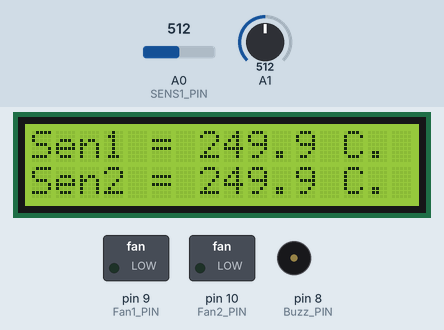
Bench run of a sketch on a simulated Arduino Uno, built with avr-gcc and run on an emulated ATmega328P. Parts: 16×2 character LCD, switched loads named in the sketch (green lamp = pin HIGH), buzzer (waves = sounding, pin HIGH). Inputs (shaded band) come from the test bench; at power-on: A0 (SENS1_PIN) = 512, A1 = 512. What the sketch prints to the serial monitor is not drawn.

Above: at 2.2 s.
2.3 s: A0 (SENS1_PIN) set to 69
At 3.0 s:
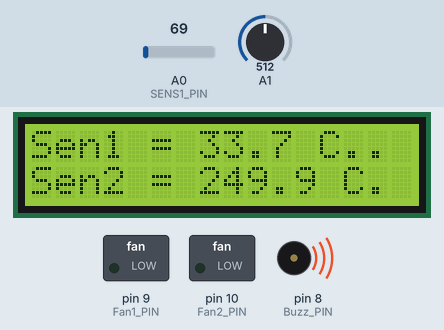
4.7 s: A0 (SENS1_PIN) set to 58
At 7.1 s:
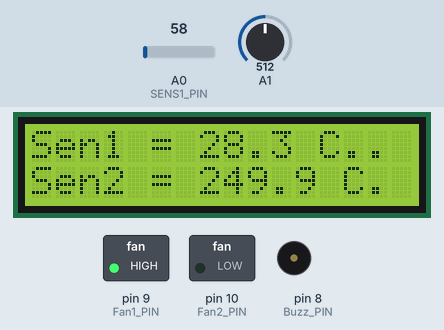
9.6 s: A1 set to 64
At 10.88 s:
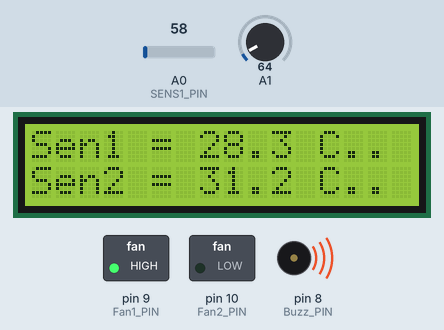
12.5 s: A1 set to 53
At 14.8 s:
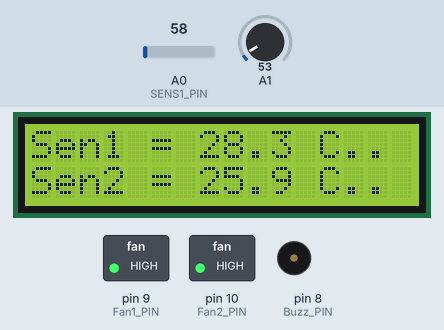
15.1 s: A0 (SENS1_PIN) set to 122
At 16.8 s:
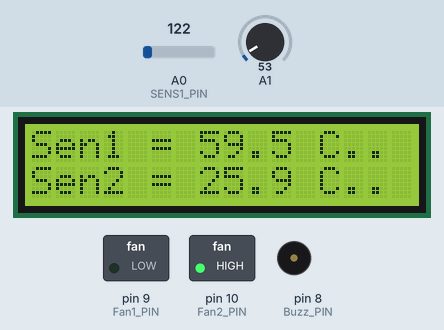
20.1 s: A1 set to 306
At 21.62 s:
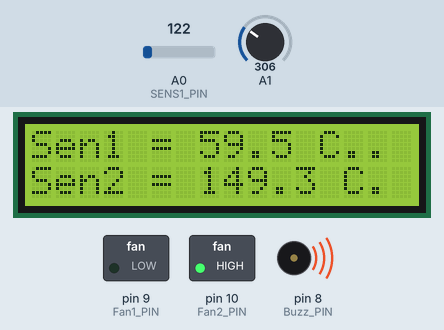
Timing chart, 0 to 23.9 s (numbered marks = the images above; inputs shaded):
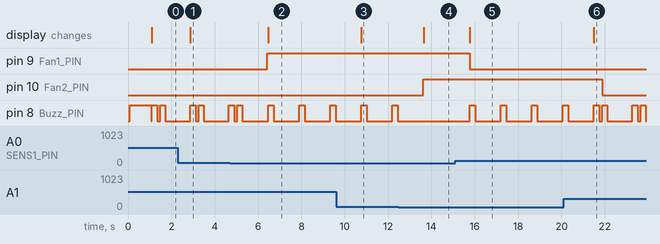

Measured:
- the behaviour switches between 64 and 63 on A0 (SENS1_PIN) (found by bisection; images 1 and 2)
- the behaviour switches between 60 and 59 on A1 (found by bisection; images 3 and 4)
- after the input at 2.3 s, the display: changes after 0.58 s (image 1)
- after the input at 4.7 s, pin 9 (Fan1_PIN): LOW → HIGH after 1.7 s; the display: changes after 1.8 s (image 2)
- after the input at 9.6 s, the display: changes after 1.2 s (image 3)
- after the input at 12.5 s, pin 10 (Fan2_PIN): LOW → HIGH after 1.1 s; pin 8 (Buzz_PIN): stays LOW (without the input it goes to HIGH after 1.1 s); the display: changes after 1.2 s (image 4)
- after the input at 15.1 s, pin 9 (Fan1_PIN): HIGH → LOW after 0.67 s; pin 8 (Buzz_PIN): alternates HIGH for 0.25 s and LOW for 1.2 s, starting after 0.67 s; the display: changes after 0.67 s (image 5)
- after the input at 20.1 s, pin 10 (Fan2_PIN): HIGH → LOW after 1.8 s; the display: changes after 1.4 s (image 6)

The sketch:

temp_sensor_with_fans.ino
```cpp
/*
	temperature sensing robot that sends the info back to
	an app using bluetooth, connected to a fan and a light
	the will operate or change color based on temperatue.
	the app also has an indicator for the fan and the light.
	temperature will also be displayed on LCD
*/


/*Symbol list:
 * RECIEVE from app:
 * 'A' -> sensor one ON
 * 'S' -> sensor one OFF
 * 'B' -> sensor two ON
 * 'l' -> sensor two OFF
 * repeat send every 50ms.
 * repeat send whilst switch is on.
 *
 * SEND to app:
 * 'A' -> send sensor1 temperature to textbox and gauge
 * 'B' -> send sensor2 temperature to textbox and gauge
 * 'a' -> send color to sensor1 lightbulb (g - good, o - medium, r - high)
 * 'b' -> send color to sensor2 lightbulb (g - good, o - medium, r - high)
 * 'F' -> send color to Fan1 (g - ON, w - OFF)
 * 'f' -> send color to Fan2 (g - ON, w - OFF)
 *
 * Gauge settings:
 * min text = 0
 * max text = 60
 * min value = 0
 * max value = 60
 * major devisions = 6
 * sub devisions = 5
 * current value = 0
 */

#include <SoftwareSerial.h>
#include <Wire.h>
#include <LiquidCrystal_I2C.h>
#define SENS1_PIN  A0
#define SENS1_PIN  A1
#define Buzz_PIN  8
#define Fan1_PIN  9
#define Fan2_PIN  10
#define MaxTmpr1  31
#define MaxTmpr2  29
#define MedTmpr1 26
#define MedTmpr2 24

String str="";
int Sen1On = 0; // 1 if senor1 is on, 0 if its off
int Sen2On = 0; // 1 if senor2 is on, 0 if its off
// Set the LCD address to 0x3f for a 16 chars and 2 line display
LiquidCrystal_I2C lcd(0x27,16,2);
// Set the BT address
SoftwareSerial BT(11, 12); // RX, TX

void setup()
{
  lcd.init();
  lcd.backlight();
  lcd.print("Hello, Romio!");
  Serial.begin(9600);
  BT.begin(9600);
  pinMode(Buzz_PIN, OUTPUT);
  pinMode(Fan1_PIN, OUTPUT);
  pinMode(Fan2_PIN, OUTPUT);
  digitalWrite(Buzz_PIN, HIGH);
  delay(1000);
  digitalWrite(Buzz_PIN, LOW);

}


void SendColor(char color, char sentTo) //Send the rgb of char "color" to bulb "sentTo"
{
  switch (color){
    case 'w'://white
    str="*"+String(sentTo)+"R255G255B255*";
    break;
    case 'r'://red
    str="*"+String(sentTo)+"R255G0B0*";
    break;
    case 'g'://green
    str="*"+String(sentTo)+"R0G255B0*";
    break;
    case 'o'://orange
    str="*"+String(sentTo)+"R255G126B0*";
    break;
  }
  BT.print(str);
}

void SendString (String str, char sentTo)//Send the string "str" to textbox "sentTo"
{
      str="*"+String(sentTo)+str+"*";
      BT.print(str);
}


void loop()
{
  String str;
  float degC1,degC2,ch;

//LCD=====================
      // Read the LM35 sensor1 on A0.

      int adu1 = analogRead(A0);

      // Calculate the temperature.
      degC1 = adu1 * 0.488;

      // Turn it into a string.

      str=String(degC1,1)+ " C";

      // Display the header and the string.
      lcd.setCursor(0,0);
      lcd.print("Sen1 = " + str + ".");
      Serial.println(str);
      // Read the LM35 sensor2 on A1.

      int adu2 = analogRead(A1);

      // Calculate the temperature.
      degC2 = adu2 * 0.488;


      // Turn it into a string.
      str=String(degC2,1)+ " C";

      // Display the header and the string.
      lcd.setCursor(0,1);
      lcd.print("Sen2 = " + str + ".");
      Serial.println(str);


//BT=====================
  while(BT.available())
   {
     ch = BT.read();
     if(ch == 'A') //sensor 1 is ON
      {
      // Display the temperature of sensor1 on the App.

      SendString(String(degC1,1), 'A');
      Sen1On = 1;
   }
   else if(ch == 'B') //sensor 2 is ON
     {
      // Display the temperature of sensor2 on the App.
      SendString(String(degC2,1), 'B');
      Sen2On = 1;
  }
  else if(ch == 'S') //sensor 1 is OFF
      {
      // Stop temperature sensor1 on the App, and reset it to 0.
      SendString("0", 'A');
      SendColor('w','a');
      Sen1On = 0;
      }
  else if(ch == 'l') //sensor 2 is OFF
      {
      // Stop temperature sensor2 on the App, and reset it to 0.

      SendString("0", 'B');
      SendColor('w','b');
      Sen2On = 0;
      }

	}

	//Fan And Buzzer Work------------
	if(degC1>MaxTmpr1) {
		 digitalWrite(Fan1_PIN, LOW);
		 digitalWrite(Buzz_PIN, HIGH);
		 delay(250);
		 digitalWrite(Buzz_PIN, LOW);
		 delay(100);
		 SendColor('r','a');
		 SendColor('g','F');

		}
	else if(degC1>MedTmpr1){
	 digitalWrite(Fan1_PIN, HIGH);
	 SendColor('o','a');
	 SendColor('w','F');
	}
	else if(Sen1On == 1){
	 digitalWrite(Fan1_PIN, HIGH);
	 SendColor('g','a');
	 SendColor('w','F');
	}
	else {
	digitalWrite(Fan1_PIN, HIGH);
	}

   if(degC2>MaxTmpr2) {
	 digitalWrite(Fan2_PIN, LOW);
	 digitalWrite(Buzz_PIN, HIGH);
	 delay(250);
	 digitalWrite(Buzz_PIN, LOW);
	 delay(100);
	 SendColor('r','b');
	 SendColor('g','f');
	}
	else if(degC2>MedTmpr2){
	 digitalWrite(Fan2_PIN, HIGH);
	 SendColor('o','b');
	 SendColor('w','f');
	}
	else if(Sen2On == 1){
	 digitalWrite(Fan2_PIN, HIGH);
	 SendColor('g','b');
	 SendColor('w','f');
	}
	else {
	digitalWrite(Fan2_PIN, HIGH);
	}
  delay(1000);
}
```
